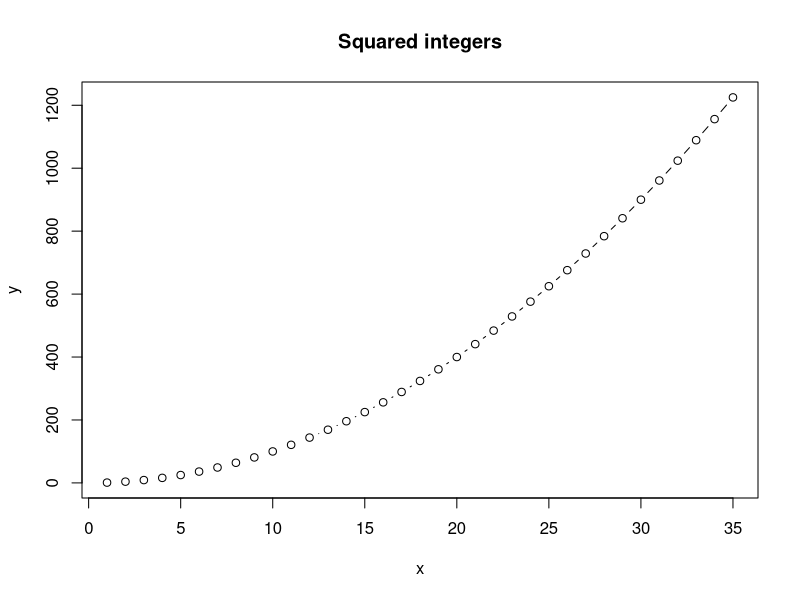
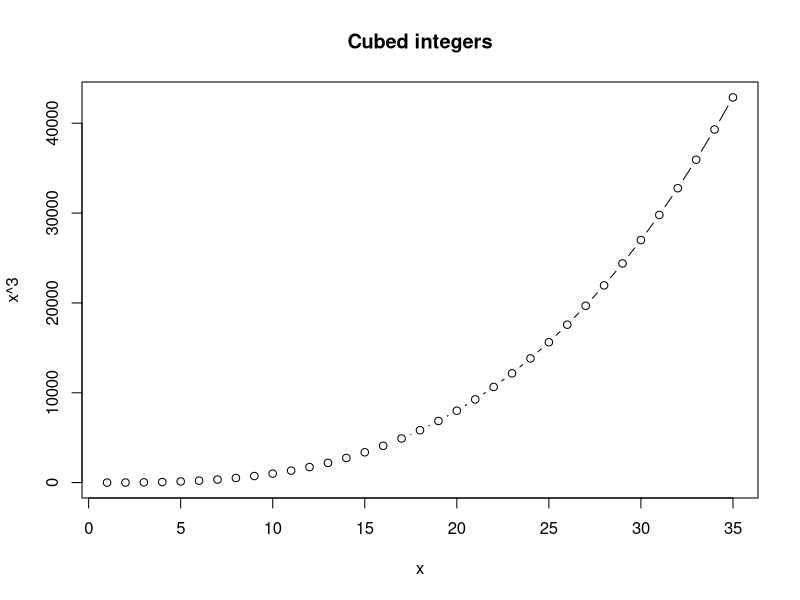

R code for these plots, in order:
## This is a R script 
## Run this code to make a plot of x and x^2 for the integers from 1 to 10

x <- 1:35
y <- x^2


plot(x,y, type = "b", main = "Squared integers")

plot(x,x^3, type = "b", main = "Cubed integers")